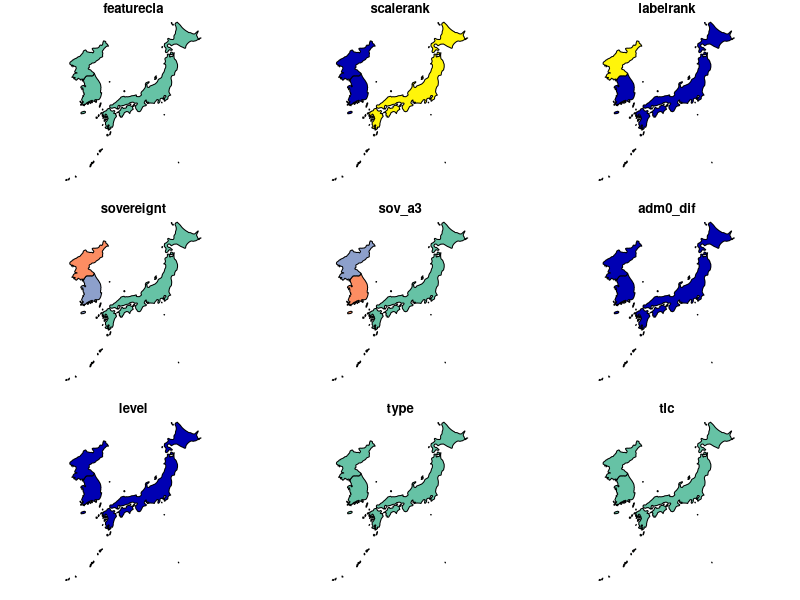

The R source for this figure: (Note: this script raises an error after producing the figure.)
## ---- chunk 1
knitr::opts_chunk$set(echo = TRUE)
library(stars)
library(tidyverse)
countries <- rnaturalearth::ne_countries(country = c('Japan', 
                                                     'South Korea', 
                                                     'North Korea'), 
                                         returnclass = 'sf', 
                                         scale = 'medium')
plot(countries)
## ---- chunk 2
gdd <- read_stars('~/Downloads/CHELSA_gdd10_1981-2010_V.2.1.tif') %>%
  st_crop(countries) %>%
  setNames('GDD10')
## ---- chunk 3
ggplot() +
  geom_stars(data = gdd) +
  scale_fill_viridis_c(option = 'magma', na.value = NA) +
  geom_sf(data = countries, fill = NA) +
  coord_sf(ylim = c(30, 45)) +
  theme_bw()
## ---- chunk 4
gdd_class <- gdd %>% 
  transmute(niche = case_when(GDD10 > 3300 ~ 'Tropical Japonica (130 day)',
                              GDD10 > 3000 ~ 'Temperate Japonica (150 day) and Indica (120 day)',
                              GDD10 > 2900 ~ 'Tropical Japonica (120 day)',
                              GDD10 > 2500 ~ 'Temperate Japonica (130 day)',
                              GDD10 > 2400 ~ 'Indica (110 day)',
                              !is.na(GDD10) ~ 'None') %>%
              factor(levels = c('None', 'Indica (110 day)', 
                                'Temperate Japonica (130 day)', 
                                'Tropical Japonica (120 day)', 
                                'Indica (120 day) or Temperate Japonica (150 day)', 
                                'Tropical Japonica (130 day)'))) 
## ---- chunk 5
ggplot() +
  geom_stars(data = gdd_class) +
  scale_fill_brewer(palette = 'Spectral', direction = -1, na.value = NA) +
  geom_sf(data = countries, fill = NA) +
  coord_sf(ylim = c(30, 45)) +
  theme_bw()
## ---- chunk 6
rice_polys <- read_sf('japan_poly.shp') %>% 
  select(-id) %>% 
  replace_na(replace = list(type = 'rice')) %>%
  st_make_valid() %>%
  mutate(type = as.factor(type))

korea_polys <- read_sf('korea_poly.shp') %>% 
  select(-id) %>% 
  st_make_valid()
## ---- chunk 7
plot(rice_polys)
plot(korea_polys)
## ---- chunk 8
poly_mean <- aggregate(gdd, rice_polys, mean, na.rm = TRUE, exact = TRUE)
poly_sd <- aggregate(gdd, rice_polys, mean, na.rm = TRUE, exact = TRUE)
korea_mean <- aggregate(gdd, korea_polys, mean, na.rm = TRUE, exact = TRUE)
korea_sd <- aggregate(gdd, korea_polys, mean, na.rm = TRUE, exact = TRUE)
## ---- chunk 9
test %>% plot
## ---- chunk 10
st_crop(gdd, rice_polys) %>% plot
## ---- chunk 11
test <- st_rasterize(rice_polys, dx = 0.00833333) %>% st_warp(gdd)

plot(test, downsample = 1)



test2 <- gdd %>% 
  st_crop(test) %>% 
  st_as_stars()

test3 <- gdd %>%
  st_as_stars() %>%
  c(test) %>%
  as_tibble() %>%
  filter(!is.na(GDD10)) %>%
  mutate(type = if_else(is.na(type), 'no rice', as.character(type)))

test3 %>%
  ggplot(aes(GDD10, group = type, fill = type)) +
  geom_density(alpha = .5) +
  theme_bw() +
  ggtitle('GDD10 distributions in Japan by land-use type')
## ---- chunk 12
test3 %>%
  mutate(type = if_else(type == 'no rice', type, 'rice')) %>%
  ggplot(aes(GDD10, group = type, fill = type)) +
  geom_density(alpha = .5) +
  theme_bw() +
  ggtitle('GDD10 distributions in Japan by land-use type (simplified types)')
## ---- chunk 13
test_k <- st_rasterize(korea_polys, dx = 0.00833333) %>% st_warp(gdd)

plot(test_k, downsample = 1)



test2k <- gdd %>% 
  st_crop(test_k) %>% 
  st_as_stars()

test3k <- gdd %>%
  st_as_stars() %>%
  c(test_k) %>%
  as_tibble() %>%
  filter(!is.na(GDD10)) %>%
  mutate(type = if_else(is.na(ID), 'no paddies', 'paddies'))


test3k %>%
  ggplot(aes(GDD10, group = type, fill = type)) +
  geom_density(alpha = .5) +
  theme_bw() +
  ggtitle('GDD10 distributions in Korea by land-use type')
## ---- chunk 14
ggplot() +
  geom_stars(data = gdd > 2000) +
  scale_fill_viridis_d(option = 'magma', na.value = NA) +
  geom_sf(data = countries, fill = NA) +
  coord_sf(ylim = c(30, 45)) +
  theme_bw()
## ---- chunk 15
threshold_poly <- st_as_sf(gdd > 1750, merge = TRUE, use_integer = TRUE, na.rm = TRUE)
## ---- chunk 16
write_sf(threshold_poly, 'threshold.shp')
## ---- chunk 17
as_tibble(test2) %>%
  left_join(as_tibble(test)) %>%
  remove_missing()

as_tibble(test) %>% remove_missing
as_tibble(test2) %>% remove_missing
